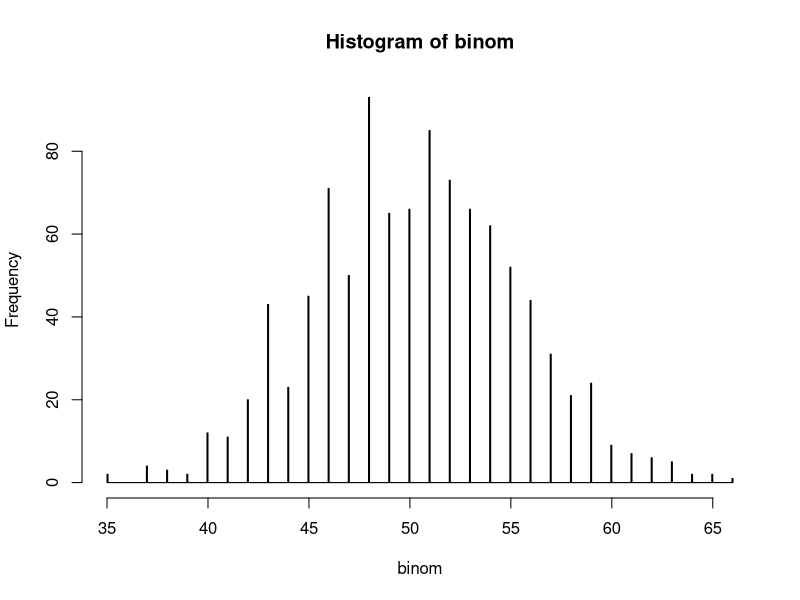
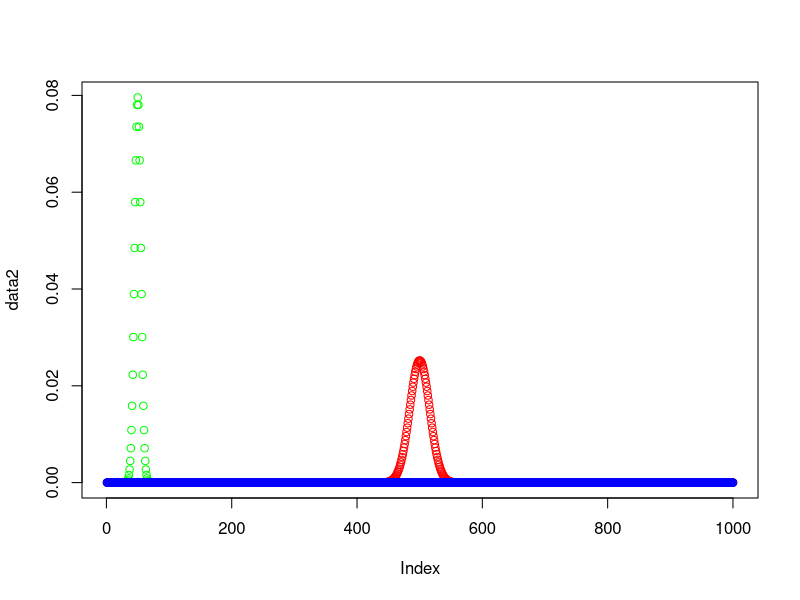

The R script that drew these images, in order:
# 1
values <- c(58, 74, 69, 81, 64, 120, 55, 71, 77, 65, 23000)

empVar <- function(values) {
  mean <- mean(values)
  factor = 1 / length(values)
  factor * sum(sapply(values, function(x) { (mean - x)^2 }))
}

sampVar <- function(values) {
  mean <- mean(values)
  factor = 1 / (length(values) - 1)
  factor * sum(sapply(values, function(x) { (mean - x)^2 }))
}

empVar(values)
sampVar(values)
var(values)

# 2a
# Nicht sicher ob das Histgram so richtig ist oder die axen getauscht werden sollten?
binom <- rbinom(1000, 100, 1/2)
data1 = hist(binom, breaks=1000)

# 2b
x <- seq(1, 1000)
data2 <- dbinom(x, 100, 1/2)
data3 <- dbinom(x, 1000, 1/2)
data4 <- dbinom(x, 10000, 1/2)

plot(data2, col="green")
points(data3, col="red")
points(data4, col="blue")

# 2c
empVar <- function(values) {
  mean <- mean(values)
  factor = 1 / length(values)
  factor * sum(sapply(values, function(x) { (mean - x)^2 }))
}

metrics <- function(val) {
  mean(val)
  median(val)
  empVar(val)
  var(val)
}

metrics(data1$counts)
metrics(data2)
metrics(data3)
metrics(data4)

#3 
uniDist <- runif(100000)
samples <- replicate(5000, function() { samples(uniDist, 100) })

#5 
meanDiameter = 2.012
deviation = 0.1
n <- 200

z = (meanDiameter - 2) / (deviation / sqrt(n))

# P(Z < z)
pt(z,df=n-1)


#7
#a
values <- c(1/6, 1/6, 1/6, 1/6, 1/6, 1/6)
-sum(sapply(values, function(x) { x * log(x)}))

#b
values <- c(8/100, 15/100, 1/2, 4/100, 15/100, 8/100)
-sum(sapply(values, function(x) { x * log(x)}))
